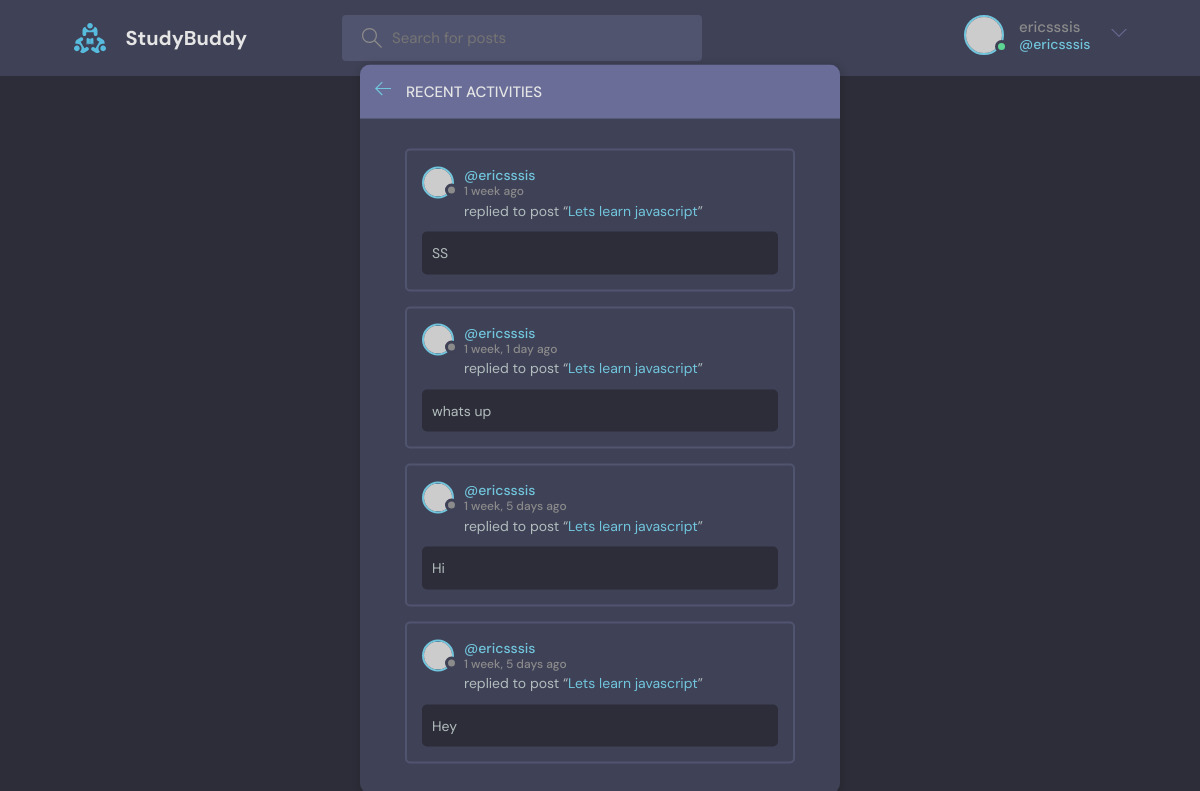
Page /activity/ (signed in) on the committed database.
### base/models.py (models this page shows, shortened)
class Message(models.Model):
        user= models.ForeignKey(User, on_delete=models.CASCADE)
        room = models.ForeignKey(Room, on_delete=models.CASCADE) #if there is an error check here the Room throws an error if not ''
        body =models.TextField()
        updated =models.DateTimeField(auto_now=True)
        created = models.DateTimeField(auto_now_add=True)
        class Meta:
            ordering =['-updated', '-created'] #'-' makes it reverse order(newest at the top), no dash means it is decending order

class Room(models.Model):
    host= models.ForeignKey(User, on_delete=models.SET_NULL, null=True)
    topic= models.ForeignKey(Topic, on_delete=models.SET_NULL, null=True)
    name = models.CharField(max_length = 200)
    description= models.TextField(null=True, blank=True)
    participants = models.ManyToManyField(User, blank=True, related_name='room_participants')
    updated =models.DateTimeField(auto_now=True)
    created = models.DateTimeField(auto_now_add=True)
    class Meta:
        ordering =['-updated', '-created'] #'-' makes it reverse order(newest at the top), no dash means it is decending order

### base/views.py (the view)
# urls.py: path('activity/', views.activityPage, name="activity")
def activityPage(request):
    room_messages = Message.objects.all()
    return render(request, 'base/activity.html', {'room_messages': room_messages})

### base/templates/base/activity.html (shortened to what this page needs)
{% extends 'main.html'%}
{%block content%}
    <main class="layout">
      <div class="container">
        <div class="layout__box">
          <div class="layout__boxHeader">
            <div class="layout__boxTitle">
              <a href="{%url 'home'%}">
                <svg version="1.1" xmlns="http://www.w3.org/2000/svg" width="32" height="32" viewBox="0 0 32 32">
                  <title>arrow-left</title>
                  <path
                    d="M13.723 2.286l-13.723 13.714 13.719 13.714 1.616-1.611-10.96-10.96h27.625v-2.286h-27.625l10.965-10.965-1.616-1.607z"
                  ></path>
                </svg>
              </a>
              <h3>Recent Activities</h3>
            </div>
          </div>
          <div class="activities-page layout__body">
            {%for message in room_messages%}
            <div class="activities__box">
              <div class="activities__boxHeader roomListRoom__header">
                <a href="{%url 'user-profile' message.user.id%}" class="roomListRoom__author">
                  <div class="avatar avatar--small">
                    <img src="https://randomuser.me/api/portraits/women/11.jpg" />
                  </div>
                  <p>
                    @{{user.username}}
                    <span> {{message.created|timesince}} ago</span>
                  </p>
                </a>
              </div>
              <div class="activities__boxContent">
                <p>replied to post “<a href="{% url 'room' message.room.id %}">{{message.room.name}}</a>”</p>
                <div class="activities__boxRoomContent">
                  {{message.body}}
                </div>
              </div>
            </div>
            {% endfor %}
          </div>
        </div>
      </div>
    </main>
 {% endblock content %}

### templates/navbar.html (shortened to what this page needs)
{% load static %}
<header class="header header--loggedIn">
    <div class="container">
      <a href="{% url 'home' %}" class="header__logo">
        <img src="{% static 'images/logo.svg' %}" />
        <h1>StudyBuddy</h1>
      </a>
      <form class="header__search" method="GET" action="{% url 'home' %}">
        <label>
          <input name ="q" placeholder="Search for posts" />
        </label>
      </form>
      <nav class="header__menu">
        {%if request.user.is_authenticated%}
        <div class="header__user">
          <a href="{%url 'update-user' %}">
            <div class="avatar avatar--medium active">
              <img src="https://randomuser.me/api/portraits/men/37.jpg" />
            </div>
            <p>{{request.user}}<span>@{{request.user.username}}</span></p>
          </a>
          <button class="dropdown-button">
            <svg version="1.1" xmlns="http://www.w3.org/2000/svg" width="32" height="32" viewBox="0 0 32 32">
              <title>chevron-down</title>
              <path d="M16 21l-13-13h-3l16 16 16-16h-3l-13 13z"></path>
            </svg>
          </button>
        </div>
        {%else %}
         <a href="{% url 'login' %}">
          <img src="{% static 'images/avatar.svg' %}" />
          <p>Login</p>
        </a>
        {% endif %}
      </nav>
    </div>
  </header>

### static/styles/style.css (style rules this page uses)
:root { --color-main: #71c6dd; --color-main-light: #e1f6fb; --color-dark: #3f4156; --color-dark-medium: #51546e; --color-dark-light: #696d97; --color-light: #e5e5e5; --color-gray: #8b8b8b; --color-light-gray: #b2bdbd; --color-bg: #2d2d39; --color-success: #5dd693; --color-error: #fc4b0b; }
* { font-family: "DM Sans", -apple-system, BlinkMacSystemFont, "Segoe UI", Roboto, Oxygen, Ubuntu, Cantarell, "Open Sans", "Helvetica Neue", sans-serif; margin: 0; padding: 0; box-sizing: border-box; text-rendering: optimizeLegibility; font-size: inherit; }
html { font-size: 56.25%; }
@media only screen and (min-width: 1200px) { html { font-size: 62.5%; } }
body { line-height: 1.6; font-weight: 400; font-size: 1.5rem; color: var(--color-light-gray); background-color: var(--color-bg); min-height: 100vh; }
img { width: 100%; }
a { display: inline-block; color: var(--color-main); text-decoration: none; }
.container { max-width: 120rem; width: 90%; margin: auto; }
.avatar { position: relative; display: inline-block; border-radius: 50%; border: 2px solid var(--color-main); }
.avatar img { display: block; border-radius: 50%; object-fit: cover; object-position: center; }
.avatar::after { content: ""; display: block; position: absolute; background-color: var(--color-gray); z-index: 111; border-radius: 50%; border: 0.3rem solid var(--color-dark); }
.avatar.active::after { background-color: var(--color-success); }
.avatar.avatar--small img { width: 2.8rem; height: 2.8rem; }
.avatar.avatar--small:after { width: 0.7rem; height: 0.7rem; bottom: 0px; right: -6px; }
.avatar.avatar--medium img { width: 3.6rem; height: 3.6rem; border-radius: 50%; }
.avatar.avatar--medium:after { width: 0.7rem; height: 0.7rem; bottom: 0px; right: -6px; }
.header { padding: 1.5rem; background-color: var(--color-dark); }
.header > .container { display: flex; gap: 9.5rem; }
.header__logo, .header__user { display: flex; gap: 2rem; align-items: center; }
.header__logo > img { height: 3.2rem; width: 3.2rem; }
.header__logo > h1 { font-weight: 700; font-size: 2rem; color: var(--color-light); }
.header__search > label { background-color: var(--color-dark-medium); padding: 1.3rem 1rem; display: flex; align-items: center; gap: 1rem; border-radius: 4px; }
.header__search svg { fill: var(--color-gray); width: 2rem; height: 2rem; margin-left: 1rem; }
.header__search input { width: 30rem; background: transparent; border: none; outline: none; color: var(--color-light); }
.header__menu { margin-left: auto; position: relative; }
.header__menu a { display: flex; gap: 1.5rem; align-items: center; font-weight: 500; text-decoration: none; color: var(--color-gray); }
.header__menu img { height: 3.6rem; }
.header__menu p { line-height: 1.2; }
.header__menu span { color: var(--color-main); font-weight: 500; font-size: 1.4rem; display: block; }
.header__menu svg { width: 1.6rem; height: 1.6rem; fill: var(--color-dark-light); }
.dropdown-button { background: transparent; border: 0; outline: 0; cursor: pointer; }
.layout { margin-top: 2.4rem; }
.layout > .container { display: flex; justify-content: space-between; align-items: flex-start; }
.layout__box { width: 90%; max-width: 48rem; min-height: 40rem; position: absolute; top: 50%; left: 50%; transform: translate(-50%, -46%); background-color: var(--color-dark); border-radius: 1rem; box-shadow: 1px 1px 6px 3px rgba(0, 0, 0, 0.1); overflow: hidden; }
.layout__boxHeader { display: flex; padding: 1.5rem; background-color: var(--color-dark-light); }
.layout__boxTitle { display: flex; gap: 1.5rem; align-items: center; }
.layout__boxTitle h3 { text-transform: uppercase; font-weight: 500; color: var(--color-light); }
.layout__boxTitle svg { width: 1.6rem; height: 1.6rem; fill: var(--color-main); }
.layout__body { margin: 3rem; }
.roomListRoom__header { display: flex; justify-content: space-between; align-items: center; }
.roomListRoom__author { font-weight: 500; display: flex; align-items: center; gap: 1rem; }
.activities__box { margin: 1.5rem; padding: 1.5rem; border: 2px solid var(--color-dark-medium); border-radius: 5px; }
.activities__boxHeader p { font-size: 1.4rem; line-height: 1.3; }
.activities__boxHeader p span { color: var(--color-gray); font-size: 1.2rem; display: block; }
.activities__boxContent { margin-left: 4.2rem; }
.activities__boxContent { font-size: 1.4rem; }
.activities__boxRoomContent { background: var(--color-bg); padding: 1rem; border-radius: 5px; margin-top: 1rem; margin-left: -4.2rem; }

### rows in the picture
Message: created "1 week", room.name "Lets learn javascript", body "SS"
Message: created "1 week, 1 day", room.name "Lets learn javascript", body "whats up"
Message: created "1 week, 5 days", room.name "Lets learn javascript", body "Hi"
Message: created "1 week, 5 days", room.name "Lets learn javascript", body "Hey"

### other values in the picture
{{ request.user }} "ericsssis"
{{ request.user.username }} "ericsssis"
{{ user.username }} "ericsssis"
